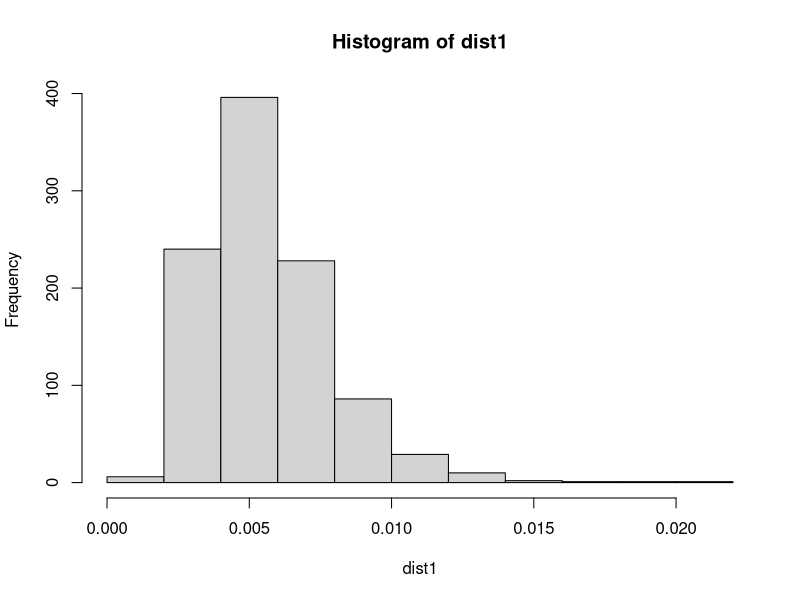
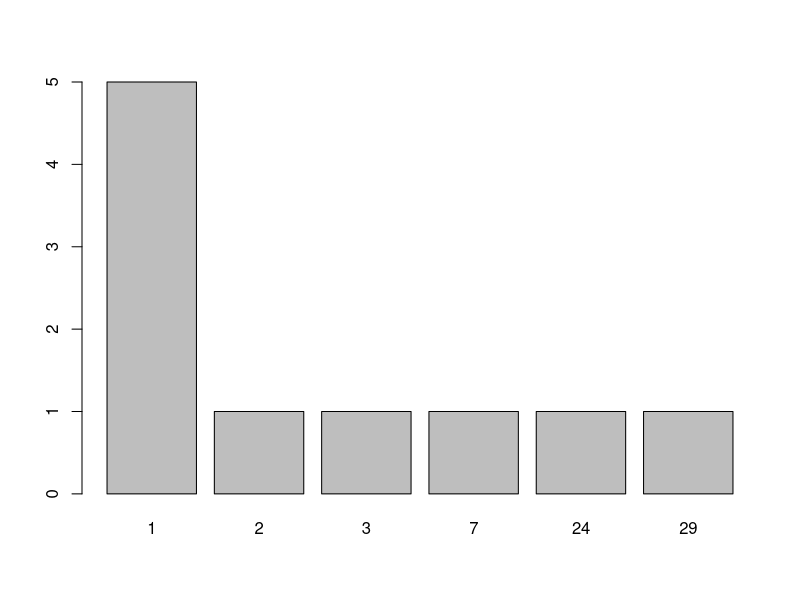
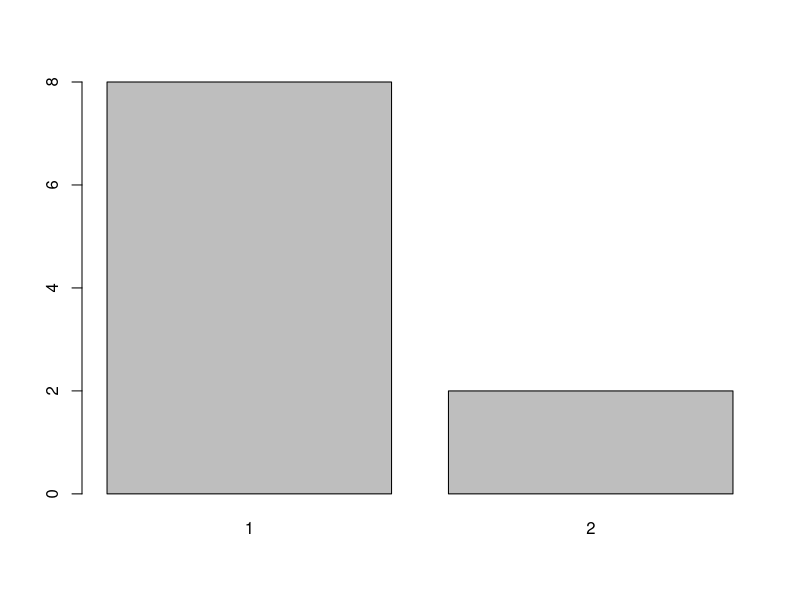
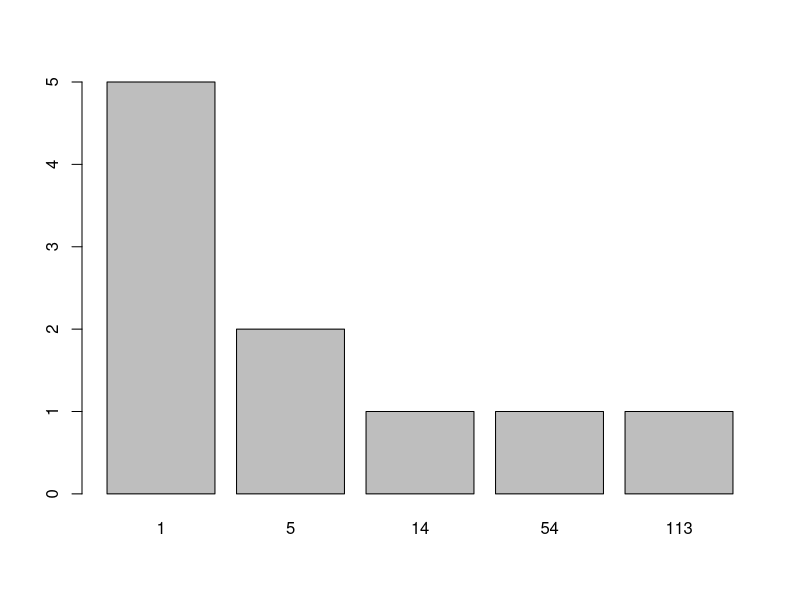
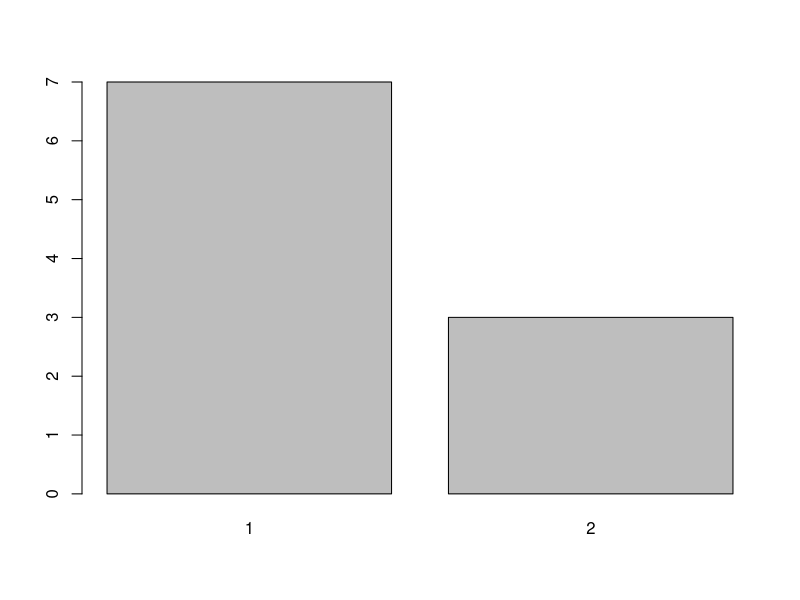

Recreate these plots in R, in order.
library(pracma)

# compute_true_Vs <- function(X, mu, ss) {
#   Xmu <- as.numeric(t(X) %*% mu)
#   XtX <- t(X) %*% X
#   ans <- apply(ss, 2, function(S) {
#     S <- S[S != 0]
#     as.numeric(t(Xmu[S]) %*% solve(XtX[S, S], Xmu[S]))
#   })
#   names(ans) <- apply(ss, 2, function(S) {
#     S <- S[S != 0]
#     paste(S, collapse = ".")
#   })
#   ans
# }
# 
# compute_true_Vs2 <- function(X, mu, ss) {
#   ans <- apply(ss, 2, function(S) {
#     res <- qr(X[, S])
#     qr.Q(res)
#     sum((t(qr.Q(res)) %*% mu)^2)
#   })
#   names(ans) <- apply(ss, 2, function(S) {
#     S <- S[S != 0]
#     paste(S, collapse = ".")
#   })
#   ans
# }

## empirically compute true null distribution
compute_true_Vs2_par <- function(X, mus, ss) {
  ans <- apply(ss, 2, function(S) {
    res <- qr(X[, S])
    qr.Q(res)
    colSums((t(qr.Q(res)) %*% mus)^2)
  })
  colnames(ans) <- apply(ss, 2, function(S) {
    S <- S[S != 0]
    paste(S, collapse = ".")
  })
  ans
}

normalize <- function(x) {
  x/sqrt(sum(x^2))
}


####
##  Meta-calculations to check accuracy of IU comps
####

approx_probs <- function(Vss, thres, max.order = 20) {
  counts <- apply(Vss, 1, function(v) sum(v > thres))
  (true_prob <- mean(counts > 0))
  tab <- table(counts)/length(counts)
  ns <- as.numeric(names(tab))
  proxes <- numeric()
  for (i in 1:max.order) {
    current <- (-1)^(i+1) * sum(choose(ns, i) * tab)
    proxes <- c(proxes, current)
  }
  names(proxes) <- paste(1:max.order)
  c(true_prob = true_prob, cumsum(proxes))
}

n <- 1000
p <- 30
X <- randn(n, p)
X <- apply(X, 2, normalize)
k <- 3
ss1 <- combn(1:p, 1)
ss2 <- combn(1:p, 2)
ss3 <- combn(1:p, 3)


# y <- normalize(rnorm(n))
# 
# Vs <- compute_true_Vs(X, y, ss)
# Vs2 <- compute_true_Vs2(X, y, ss)

n.its <- 1e3
ys <- randn(n, n.its)
ys <- apply(ys, 2, normalize)
# Vs <- compute_true_Vs2(X, ys[, 1], ss)
Vss1 <- compute_true_Vs2_par(X, ys, ss1)
Vss2 <- compute_true_Vs2_par(X, ys, ss2)
Vss3 <- compute_true_Vs2_par(X, ys, ss3)


dist1 <- apply(Vss1, 1, max)
hist(dist1)
(thres1 <- quantile(dist1, 0.99))
max(dist1)

dist2 <- apply(Vss2, 1, max)
max(dist2)
max(dist2[dist1 < thres1])
(thres2 <- quantile(dist2[dist1 < thres1], 0.99))
(thres2_orig <- quantile(dist2, 0.99))
counts2_orig <- apply(Vss2, 1, function(v) sum(v > thres2_orig))
counts2 <- apply(Vss2[dist1 < thres1, ], 1, function(v) sum(v > thres2))

barplot(table(counts2_orig)[-1])
barplot(table(counts2)[-1])

approx_probs(Vss2, thres2_orig, max.order = 5)
approx_probs(Vss2[dist1 < thres1, ], thres2, max.order = 5)


dist3 <- apply(Vss3, 1, max)
max(dist3)
max(dist3[dist2 < thres2])
(thres3 <- quantile(dist3[dist2 < thres2], 0.99))
(thres3_orig <- quantile(dist3, 0.99))
counts3_orig <- apply(Vss3, 1, function(v) sum(v > thres3_orig))
counts3 <- apply(Vss3[dist2 < thres2, ], 1, function(v) sum(v > thres3))

barplot(table(counts3_orig)[-1])
barplot(table(counts3)[-1])

approx_probs(Vss3, thres3_orig, max.order = 5)
approx_probs(Vss3[dist2 < thres2, ], thres3, max.order = 5)



# sup_dist <- apply(Vss, 1, max)
# hist(sup_dist)
# # mean(sup_dist > 0.085)
# # 
# # ## probability of an intersection event
# max(sup_dist)
# thres <- 0.025
# counts <- apply(Vss, 1, function(v) sum(v > thres))
# barplot(table(counts)[-1])
# approx_probs(Vss, thres, max.order = 5)
